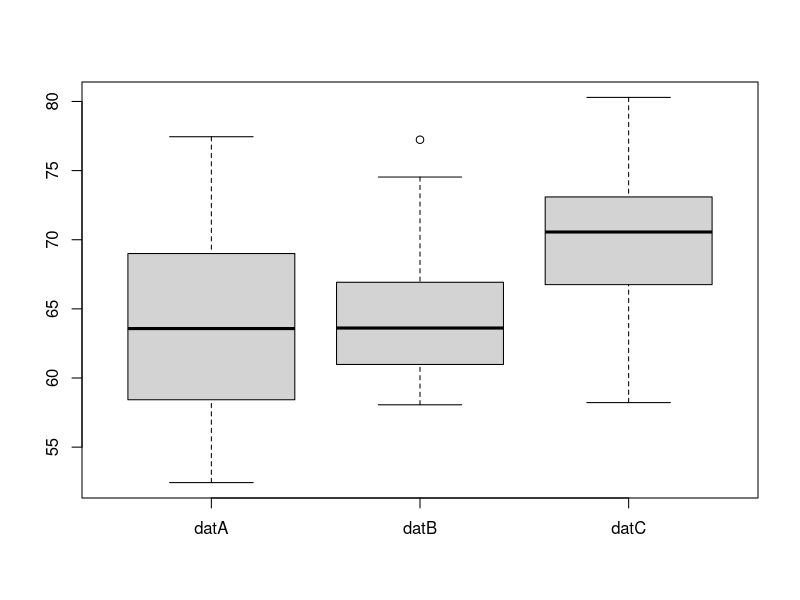

This figure's R source: (Note: this script raises an error after producing the figure.)
library(tidyr)
# データ生成
# 要約量
mA<-65
mB<-67
mC<-69
sdA<-6
sdB<-6
sdC<-6

numD<-20

datA<-sort(rnorm(numD, mean=mA, sd=sdA))
datB<-sort(rnorm(numD, mean=mB, sd=sdB))
datC<-sort(rnorm(numD, mean=mC, sd=sdC))

dat<-data.frame(cbind(datA,datB,datC))
boxplot(dat)
anovakun(dat,'sA',3)
write.csv(dat,file='week11_1.csv', row.names = FALSE)

dat<-tidyr::pivot_longer(dat,cols=c('datA','datB','datC'))
anovakun(dat,'As',3)
write.csv(dat,file='week10_1.csv', row.names = FALSE)


